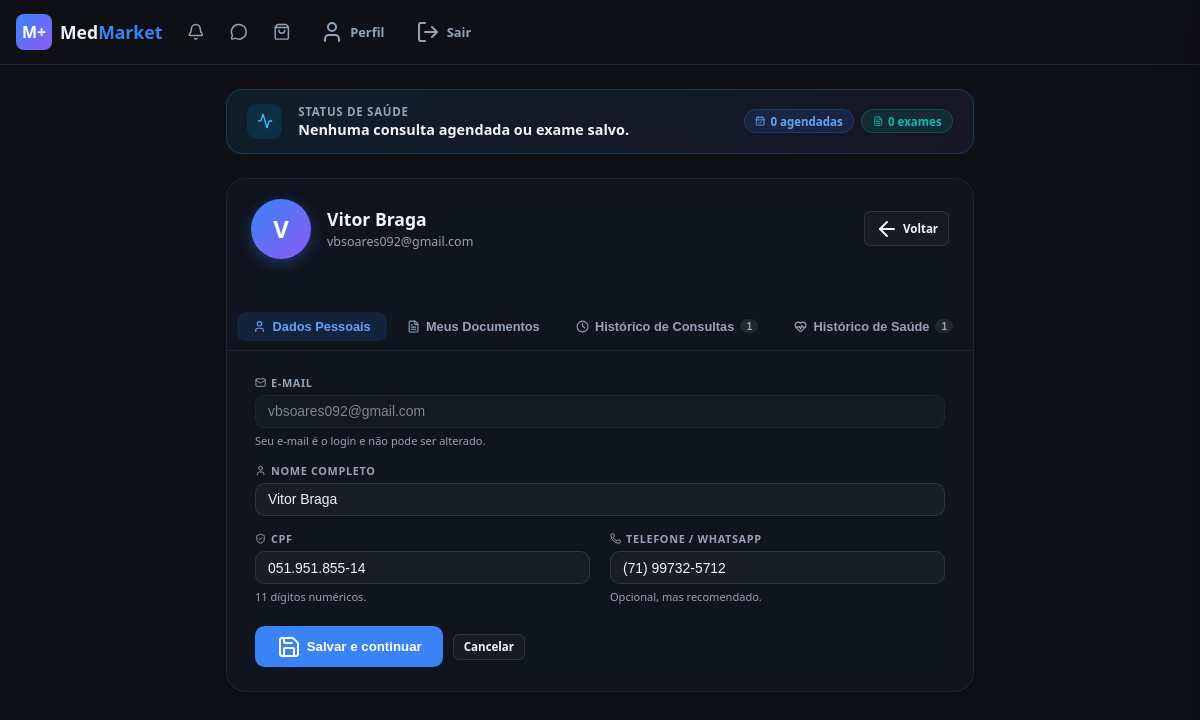
Page /perfil (signed in) on the committed database.
### App/models.py (models this page shows, shortened)
class User(db.Model):
    __tablename__ = 'users'
    USER_TYPE_CLIENT = 'CLIENTE'
    USER_TYPE_CLINIC = 'CLINICA'
    id            = db.Column(db.Integer,     primary_key=True)
    email         = db.Column(db.String(120), unique=True, nullable=False, index=True)
    name          = db.Column(db.String(80),  nullable=False)
    password_hash = db.Column(db.String(256), nullable=False)
    cpf           = db.Column(db.String(11),  unique=True, nullable=True)
    telefone      = db.Column(db.String(20),  nullable=True)   # e.g. "(11) 99999-9999"
    user_type     = db.Column(db.String(10),  nullable=False, default='CLIENTE')
    clinic_profile = db.relationship(
        'ClinicProfile', back_populates='user',
        uselist=False, cascade='all, delete-orphan',
    )
    services = db.relationship(
        'ClinicService',
        foreign_keys='ClinicService.clinic_id',
        backref='clinic',
        lazy='dynamic',
        cascade='all, delete-orphan',
    )
    patient_appointments = db.relationship(
        'Appointment',
        foreign_keys='Appointment.user_id',
        backref='patient',
        lazy='dynamic',
    )
    documentos = db.relationship(
        'DocumentoPaciente',
        foreign_keys='DocumentoPaciente.paciente_id',
        back_populates='paciente',
        lazy=True,
    )

### App/routes/auth.py (the view, shortened to what this page needs)
@auth.route("/perfil", methods=["GET", "POST"])
def perfil():
    if not session.get("user"):
        return redirect("/auth?redirect=/perfil")
    aviso      = request.args.get("aviso", "")
    redirect_to = request.args.get("redirect", "/")
    db_user = User.query.get(session["user"]["id"])
    if not db_user:
        session.pop("user", None)
        return redirect("/auth?redirect=/perfil")
    appointments = (
        Appointment.query
        .filter_by(user_id=db_user.id)
        .order_by(Appointment.date.desc(), Appointment.time_slot.desc())
        .all()
    )
    documentos = (
        DocumentoPaciente.query
        .filter_by(paciente_id=db_user.id)
        .order_by(DocumentoPaciente.data_upload.desc())
        .all()
    )
    finalized_appts = (
        Appointment.query
        .filter_by(user_id=db_user.id, status=Appointment.STATUS_FINALIZED)
        .order_by(Appointment.date.desc(), Appointment.time_slot.desc())
        .all()
    )
    reviewed_appt_ids = {
        r.appointment_id for r in Review.query.filter_by(user_id=db_user.id).all()
        if r.appointment_id
    }
    historico_saude = []
    for appt in finalized_appts:
        post = PostAtendimento.query.filter_by(appointment_id=appt.id).first()
        historico_saude.append({
            "appt":     appt,
            "post":     post,
            "reviewed": appt.id in reviewed_appt_ids,
        })
    unread_cuidados = sum(
        1 for h in historico_saude
        if h["post"] and not h["post"].notificacao_lida
    )
    return _render_perfil(db_user, aviso, redirect_to, None, appointments, documentos,
                          historico_saude, unread_cuidados)

### App/routes/auth.py (called while the page is built)
def _render_perfil(user, aviso, redirect_to, erro, appointments=None, documentos=None,
                   historico_saude=None, unread_cuidados=0):
    return render_template(
        "perfil.html",
        user={"email": user.email, "name": user.name,
              "cpf": user.cpf or "", "telefone": user.telefone or ""},
        aviso=aviso,
        redirect_to=redirect_to,
        erro=erro,
        appointments=appointments or [],
        documentos=documentos or [],
        historico_saude=historico_saude or [],
        unread_cuidados=unread_cuidados,
        chat_messages=[],
        query="",
        selected_category="",
        is_logged_in=True,
    )

### templates/perfil.html (shortened to what this page needs)
{% extends "base.html" %}
{% block content %}
{% set agendadas_ct = namespace(n=0) %}
{% for a in appointments %}
  {% if a.status in ('pending','confirmed','in_progress') %}
    {% set agendadas_ct.n = agendadas_ct.n + 1 %}
  {% endif %}
{% endfor %}
{% set doc_ct = documentos | length %}
<div class="pp-page" style="padding-top:1.5rem;">
  <div class="pp-health">
    <div class="pp-health-icon"><i data-lucide="activity"></i></div>
    <div>
      <div style="font-size:.72rem;font-weight:700;text-transform:uppercase;letter-spacing:.06em;color:var(--muted);">Status de Saúde</div>
      <div style="font-size:.9rem;font-weight:700;margin-top:.1rem;">
        {% if agendadas_ct.n == 0 and doc_ct == 0 %}
          Nenhuma consulta agendada ou exame salvo.
        {% elif agendadas_ct.n == 0 %}
          {{ doc_ct }} exame{{ 's' if doc_ct != 1 else '' }} salvo{{ 's' if doc_ct != 1 else '' }}.
        {% elif doc_ct == 0 %}
          Você tem {{ agendadas_ct.n }} consulta{{ 's' if agendadas_ct.n != 1 else '' }} agendada{{ 's' if agendadas_ct.n != 1 else '' }}.
        {% else %}
          Você tem {{ agendadas_ct.n }} consulta{{ 's' if agendadas_ct.n != 1 else '' }} agendada{{ 's' if agendadas_ct.n != 1 else '' }} e {{ doc_ct }} exame{{ 's' if doc_ct != 1 else '' }} salvo{{ 's' if doc_ct != 1 else '' }}.
        {% endif %}
      </div>
    </div>
    <div class="pp-health-pills">
      <span class="pp-pill pp-pill-blue">
        <i data-lucide="calendar-check"></i>
        {{ agendadas_ct.n }} agendada{{ 's' if agendadas_ct.n != 1 else '' }}
      </span>
      <span class="pp-pill pp-pill-teal">
        <i data-lucide="file-text"></i>
        {{ doc_ct }} exame{{ 's' if doc_ct != 1 else '' }}
      </span>
    </div>
  </div>
  <div class="pp-glass">
    <div class="pp-hero">
      <div class="pp-avatar">{{ user.name[0] | upper if user.name else '?' }}</div>
      <div class="pp-hero-info">
        <h1>{{ user.name or 'Meu Perfil' }}</h1>
        <p>{{ user.email }}</p>
      </div>
      <a href="{{ redirect_to }}" class="pp-btn-sm" style="margin-left:auto;flex-shrink:0;">
        <i data-lucide="arrow-left"></i> Voltar
      </a>
    </div>
    <div class="pp-tab-nav">
      <button class="pp-tab-btn active" onclick="ppTab('dados', this)">
        <i data-lucide="user"></i> Dados Pessoais
      </button>
      <button class="pp-tab-btn" onclick="ppTab('documentos', this)">
        <i data-lucide="file-text"></i> Meus Documentos
      </button>
      <button class="pp-tab-btn" onclick="ppTab('historico', this)">
        <i data-lucide="clock"></i> Histórico de Consultas
        {% if appointments %}<span class="pp-tab-count">{{ appointments | length }}</span>{% endif %}
      </button>
      <button class="pp-tab-btn" id="tab-btn-saude" onclick="ppTab('saude', this)">
        <i data-lucide="heart-pulse"></i> Histórico de Saúde
        {% if historico_saude %}<span class="pp-tab-count">{{ historico_saude | length }}</span>{% endif %}
      </button>
    </div>
    <div id="ppTab-dados" class="pp-tab-panel">
      <form method="post"
            action="{{ url_for('auth.perfil', aviso=aviso, redirect=redirect_to) }}"
            id="pp-form">
        <div class="pp-form-grid">
          <div class="pp-field full">
            <label class="pp-label" for="email">
              <i data-lucide="mail"></i> E-mail
            </label>
            <input type="email" id="email" name="email"
                   class="pp-input readonly"
                   value="{{ user.email }}" readonly tabindex="-1" />
            <span class="pp-hint">Seu e-mail é o login e não pode ser alterado.</span>
          </div>
          <div class="pp-field full">
            <label class="pp-label" for="nome">
              <i data-lucide="user"></i> Nome Completo
            </label>
            <input type="text" id="nome" name="nome"
                   class="pp-input"
                   placeholder="Seu nome completo"
                   value="{{ user.name or '' }}"
                   required minlength="2" maxlength="80" autocomplete="name" />
          </div>
          <div class="pp-field">
            <label class="pp-label" for="cpf">
              <i data-lucide="shield-check"></i> CPF
            </label>
            <input type="text" id="cpf" name="cpf"
                   class="pp-input"
                   placeholder="000.000.000-00" maxlength="14"
                   value="{{ user.cpf or '' }}"
                   required autocomplete="off" inputmode="numeric"
                   oninput="formatCPF(this)" />
            <span class="pp-hint">11 dígitos numéricos.</span>
          </div>
          <div class="pp-field">
            <label class="pp-label" for="telefone">
              <i data-lucide="phone"></i> Telefone / WhatsApp
            </label>
            <input type="tel" id="telefone" name="telefone"
                   class="pp-input"
                   placeholder="(11) 99999-9999" maxlength="15"
                   value="{{ user.telefone or '' }}"
                   autocomplete="tel" inputmode="numeric"
                   oninput="formatPhone(this)" />
            <span class="pp-hint">Opcional, mas recomendado.</span>
          </div>
        </div>
        <div style="margin-top:1.35rem;display:flex;gap:.6rem;align-items:center;">
          <button type="submit" class="pp-btn-primary">
            <i data-lucide="save"></i> Salvar e continuar
          </button>
          <a href="{{ redirect_to }}" class="pp-btn-sm">Cancelar</a>
        </div>
      </form>
    </div>
  </div>
</div>
{% endblock %}

### static/css/style.css (style rules this page uses)
*, *::before, *::after { box-sizing: border-box; margin: 0; padding: 0; }
:root { --bg: #0f1117; --bg2: #161b27; --card: #1a2035; --border: rgba(255,255,255,0.08); --primary: #3b82f6; --primary-fg: #fff; --accent: #10b981; --accent-fg: #fff; --warning: #f59e0b; --warning-fg: #000; --fg: #f1f5f9; --muted: #94a3b8; --secondary: #1e2a3b; --radius: 0.5rem; --radius-lg: 0.75rem; --radius-xl: 1rem; --shadow-glow: 0 0 20px rgba(59,130,246,0.15); --gradient-cta: linear-gradient(135deg, #3b82f6 0%, #8b5cf6 100%); --font-body: system-ui, -apple-system, sans-serif; --font-display: 'Inter', system-ui, sans-serif; }
html { scroll-behavior: smooth; }
body { background: var(--bg); color: var(--fg); font-family: var(--font-body); min-height: 100vh; }
a { text-decoration: none; color: inherit; }

### rows in the picture
User: name "V", name "Vitor Braga", email "vbsoares092@gmail.com", nome "Vitor Braga", cpf "051.951.855-14", telefone "(71) 99732-5712"

### other values in the picture
{{ agendadas_ct.n }} "0"
{{ 's' if agendadas_ct.n != 1 else '' }} "s"
{{ doc_ct }} "0"
{{ 's' if doc_ct != 1 else '' }} "s"
{{ appointments | length }} "1"
{{ historico_saude | length }} "1"
